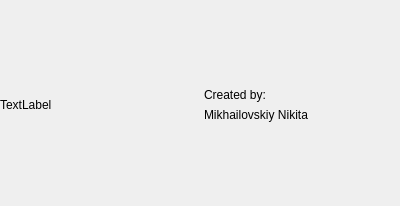
<?xml version="1.0" encoding="UTF-8"?>
<ui version="4.0">
 <class>about</class>
 <widget class="QDialog" name="about">
  <property name="geometry">
   <rect>
    <x>0</x>
    <y>0</y>
    <width>400</width>
    <height>206</height>
   </rect>
  </property>
  <property name="minimumSize">
   <size>
    <width>400</width>
    <height>206</height>
   </size>
  </property>
  <property name="maximumSize">
   <size>
    <width>400</width>
    <height>206</height>
   </size>
  </property>
  <property name="windowTitle">
   <string>About</string>
  </property>
  <widget class="QWidget" name="horizontalLayoutWidget">
   <property name="geometry">
    <rect>
     <x>0</x>
     <y>-1</y>
     <width>401</width>
     <height>211</height>
    </rect>
   </property>
   <layout class="QHBoxLayout" name="horizontalLayout">
    <item>
     <widget class="QLabel" name="label_2">
      <property name="sizePolicy">
       <sizepolicy hsizetype="Preferred" vsizetype="Preferred">
        <horstretch>0</horstretch>
        <verstretch>0</verstretch>
       </sizepolicy>
      </property>
      <property name="minimumSize">
       <size>
        <width>197</width>
        <height>209</height>
       </size>
      </property>
      <property name="text">
       <string>TextLabel</string>
      </property>
     </widget>
    </item>
    <item>
     <layout class="QVBoxLayout" name="verticalLayout">
      <item>
       <spacer name="verticalSpacer">
        <property name="orientation">
         <enum>Qt::Vertical</enum>
        </property>
        <property name="sizeHint" stdset="0">
         <size>
          <width>20</width>
          <height>40</height>
         </size>
        </property>
       </spacer>
      </item>
      <item>
       <widget class="QLabel" name="label">
        <property name="text">
         <string>Created by:</string>
        </property>
       </widget>
      </item>
      <item>
       <widget class="QLabel" name="label_3">
        <property name="text">
         <string>Mikhailovskiy Nikita</string>
        </property>
       </widget>
      </item>
      <item>
       <spacer name="verticalSpacer_2">
        <property name="orientation">
         <enum>Qt::Vertical</enum>
        </property>
        <property name="sizeHint" stdset="0">
         <size>
          <width>20</width>
          <height>40</height>
         </size>
        </property>
       </spacer>
      </item>
     </layout>
    </item>
   </layout>
  </widget>
 </widget>
 <resources/>
 <connections/>
</ui>
